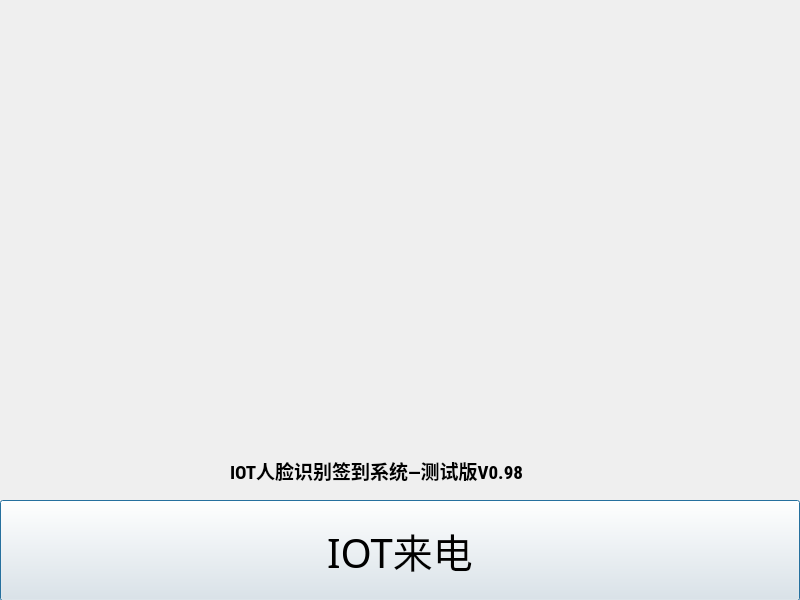
<?xml version="1.0" encoding="UTF-8"?>
<ui version="4.0">
 <class>Dialog</class>
 <widget class="QDialog" name="Dialog">
  <property name="geometry">
   <rect>
    <x>0</x>
    <y>0</y>
    <width>800</width>
    <height>600</height>
   </rect>
  </property>
  <property name="minimumSize">
   <size>
    <width>800</width>
    <height>600</height>
   </size>
  </property>
  <property name="maximumSize">
   <size>
    <width>800</width>
    <height>600</height>
   </size>
  </property>
  <property name="windowTitle">
   <string>IOT人脸识别签到考勤系统-测试版V0.99</string>
  </property>
  <property name="windowIcon">
   <iconset resource="resource.qrc">
    <normaloff>:/icon/icon.png</normaloff>:/icon/icon.png</iconset>
  </property>
  <widget class="QWidget" name="verticalLayoutWidget">
   <property name="geometry">
    <rect>
     <x>0</x>
     <y>500</y>
     <width>801</width>
     <height>101</height>
    </rect>
   </property>
   <layout class="QVBoxLayout" name="verticalLayout">
    <item>
     <widget class="QPushButton" name="runButton">
      <property name="maximumSize">
       <size>
        <width>800</width>
        <height>600</height>
       </size>
      </property>
      <property name="font">
       <font>
        <family>黑体</family>
        <pointsize>30</pointsize>
       </font>
      </property>
      <property name="text">
       <string>IOT来电</string>
      </property>
     </widget>
    </item>
   </layout>
  </widget>
  <widget class="QWidget" name="layoutWidget">
   <property name="geometry">
    <rect>
     <x>0</x>
     <y>0</y>
     <width>886</width>
     <height>425</height>
    </rect>
   </property>
   <layout class="QHBoxLayout" name="horizontalLayout">
    <item>
     <widget class="QLabel" name="logolabel">
      <property name="maximumSize">
       <size>
        <width>884</width>
        <height>432</height>
       </size>
      </property>
      <property name="text">
       <string/>
      </property>
      <property name="pixmap">
       <pixmap resource="resource.qrc">:/logo/logo.png</pixmap>
      </property>
     </widget>
    </item>
   </layout>
  </widget>
  <widget class="QLabel" name="filelabel">
   <property name="geometry">
    <rect>
     <x>230</x>
     <y>440</y>
     <width>331</width>
     <height>61</height>
    </rect>
   </property>
   <property name="maximumSize">
    <size>
     <width>600</width>
     <height>800</height>
    </size>
   </property>
   <property name="font">
    <font>
     <family>Roboto Condensed</family>
     <pointsize>14</pointsize>
     <weight>75</weight>
     <bold>true</bold>
    </font>
   </property>
   <property name="text">
    <string>IOT人脸识别签到系统—测试版V0.98</string>
   </property>
  </widget>
 </widget>
 <resources>
  <include location="resource.qrc"/>
 </resources>
 <connections/>
</ui>
